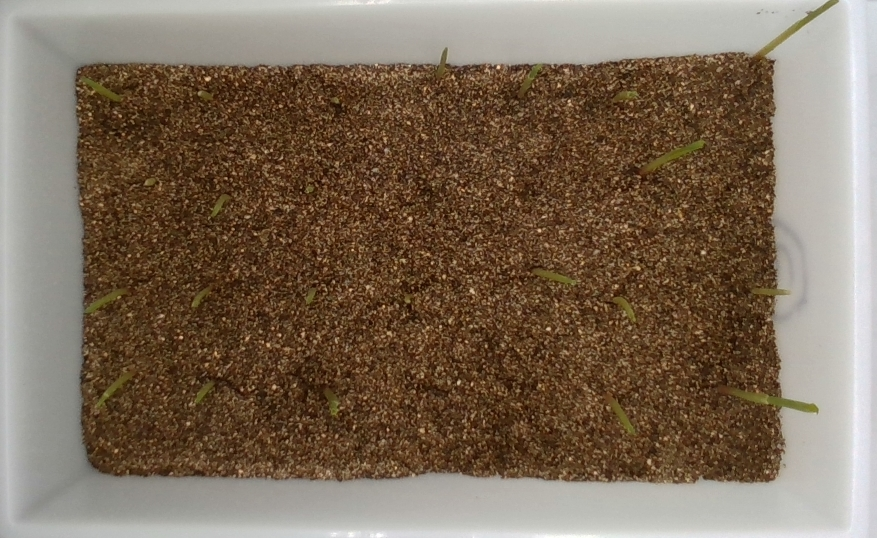
#> input picture sample_cropped.jpeg, 877 x 538 px, found by its file name
$ python green_capture.py
#> lines starting #> are read from the running program, lines starting #| are printed output that depends on the picture
import cv2
import numpy as np
import matplotlib.pyplot as plt

FILE_NAME = '.\\sample_cropped.jpeg'
img = cv2.imread(FILE_NAME)
#> img is the input picture: shape (538, 877, 3); mean B, G, R 88.3, 106.7, 124.4
cv2.imshow('initial', img)
# cv2.waitKey(0)

float_img = np.array(img, dtype=np.float32) / 255.0
(b, g, r) = cv2.split(float_img)
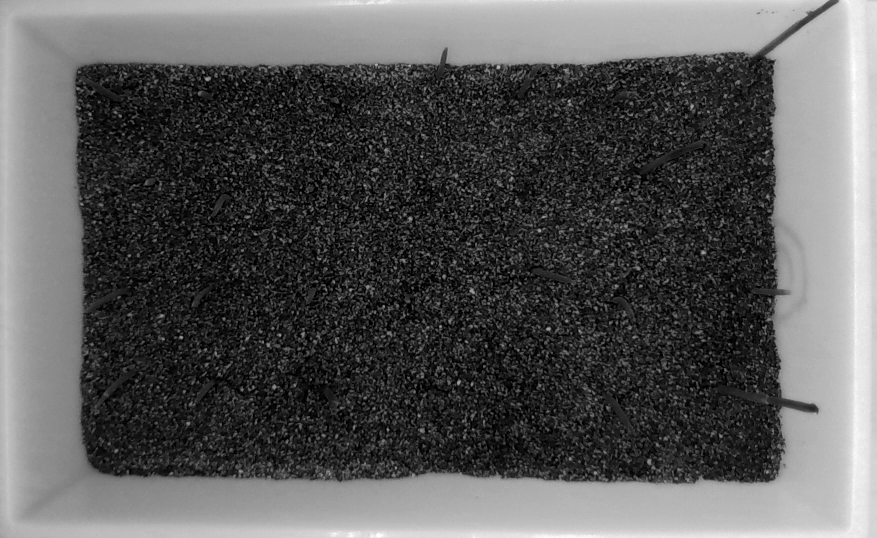
#> b: shape (538, 877) float32; min 0, max 1, mean 0.346
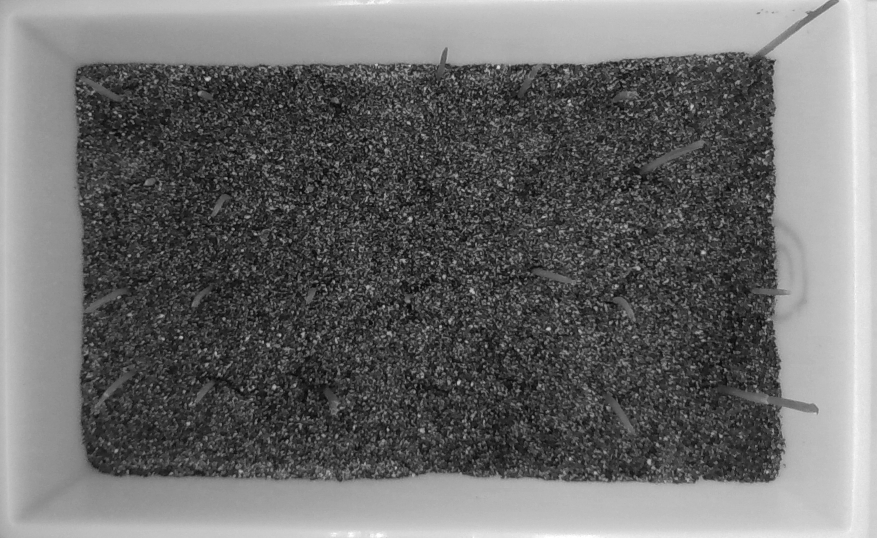
#> g: shape (538, 877) float32; min 0.0157, max 1, mean 0.418
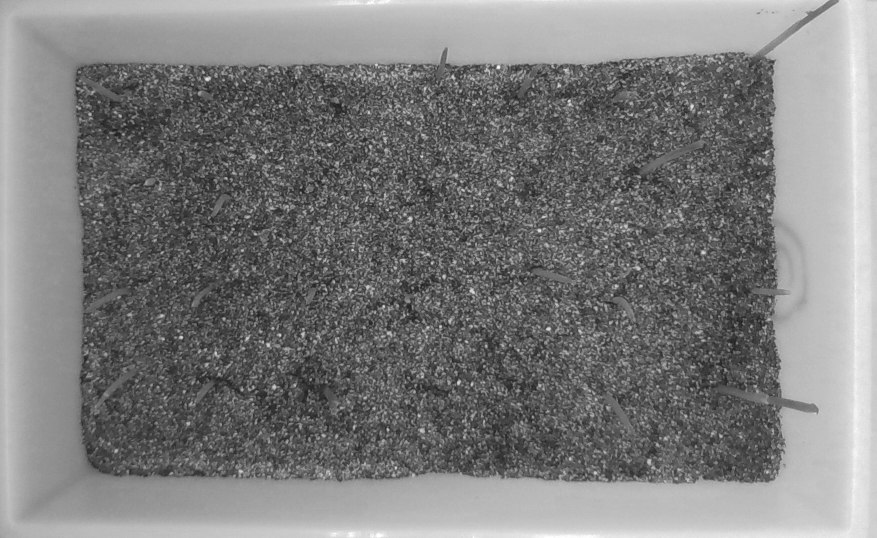
#> r: shape (538, 877) float32; min 0.114, max 1, mean 0.488
gray_img = 2 * g - b - r
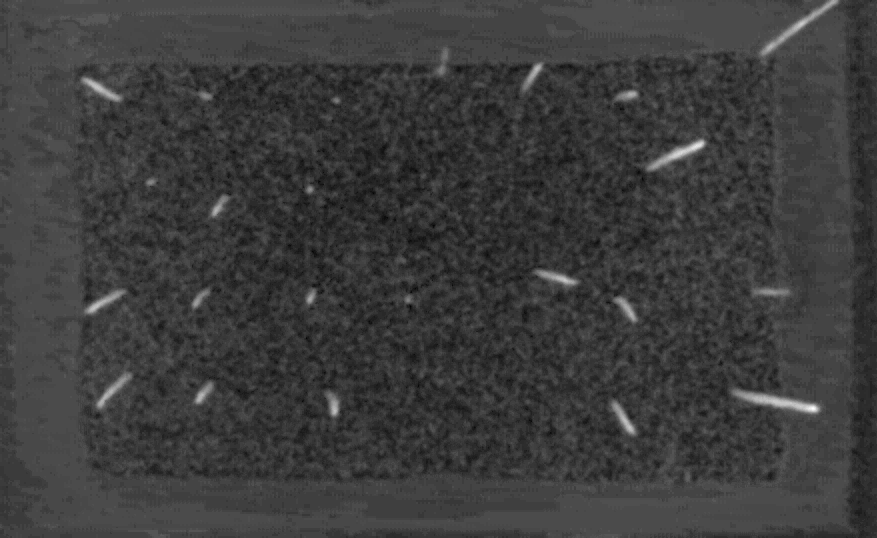
#> gray_img: shape (538, 877) float32; min -0.102, max 0.337, mean 0.00271; drawn with min black and max white

(minVal, maxVal, minLoc, maxLoc) = cv2.minMaxLoc(gray_img)
#> minVal = -0.102; maxVal = 0.337; minLoc = (410, 306); maxLoc = (812, 408)
gray_u8 = np.array((gray_img - minVal) / (maxVal - minVal) * 255, dtype=np.uint8)
bin_img = cv2.adaptiveThreshold(gray_u8, 255, cv2.ADAPTIVE_THRESH_GAUSSIAN_C, cv2.THRESH_BINARY, 11, 2)
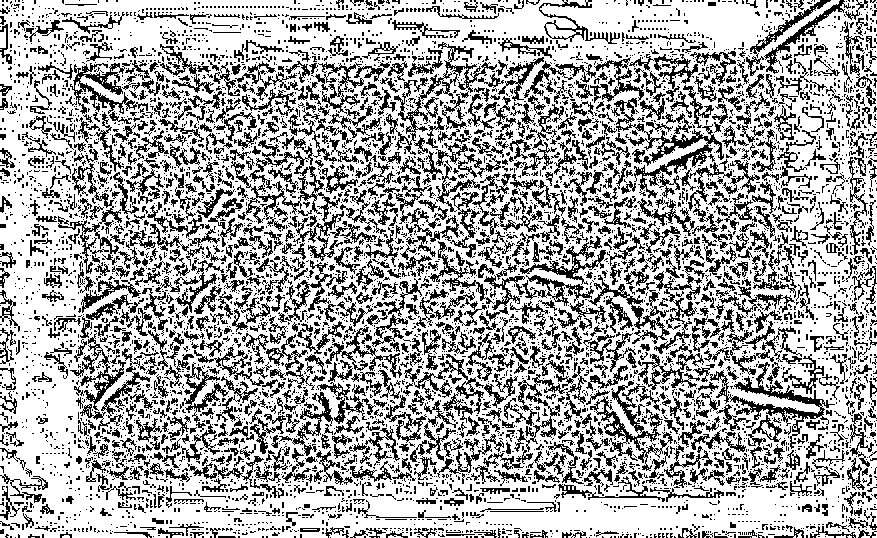
#> bin_img: shape (538, 877); 67.5% white; black in thin lines or dots
cv2.imshow('binary_greenzone', bin_img)
# cv2.waitKey(0)

(b8, g8, r8) = cv2.split(img)
color_img = cv2.merge([b8 & bin_img, g8 & bin_img, r8 & bin_img])
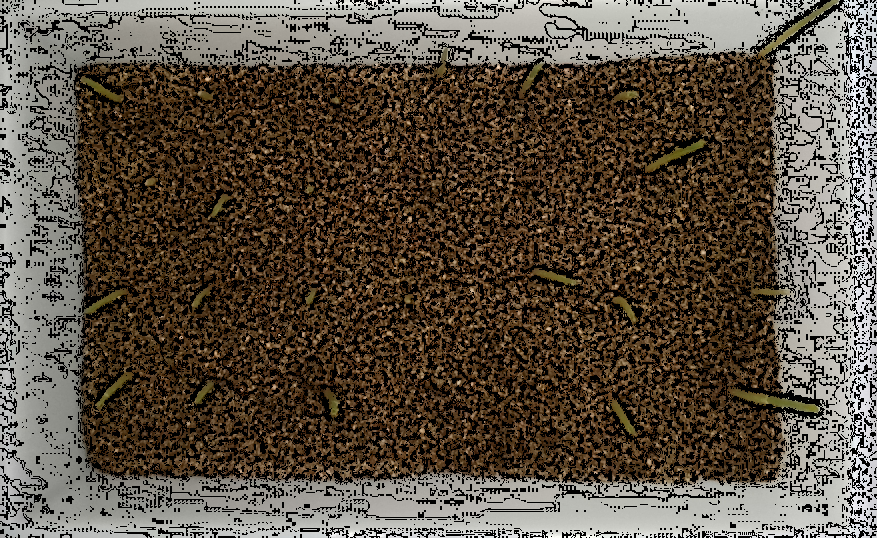
#> color_img: shape (538, 877, 3); mean of channels 0, 1, 2 66.2, 78.5, 88.9; drawn as B, G, R
cv2.imshow('result', color_img)

cv2.waitKey()
cv2.destroyAllWindows()
